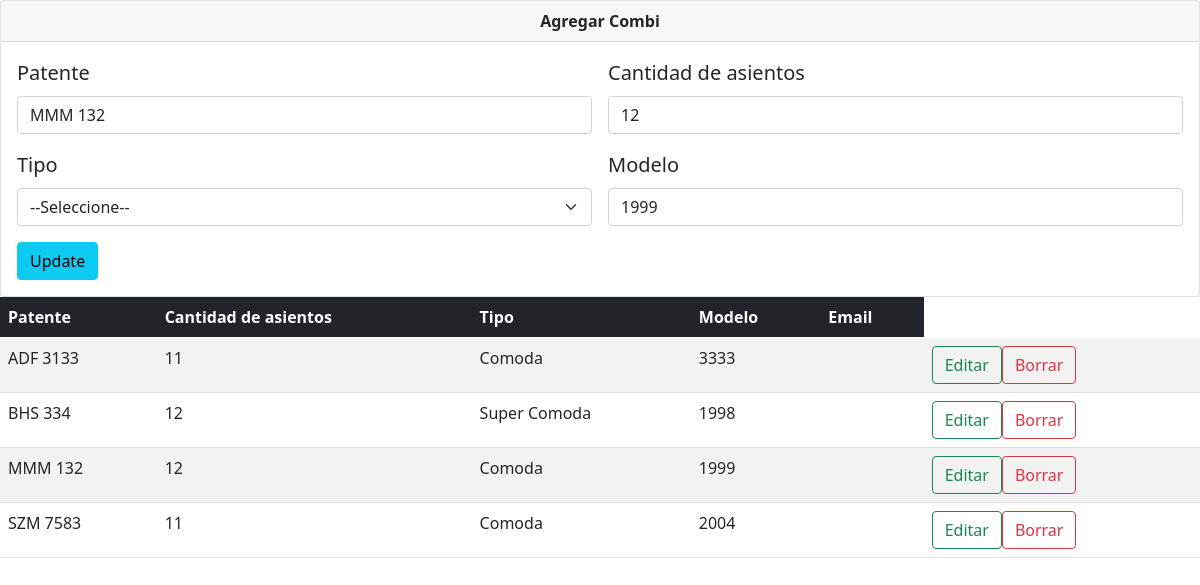
Page /vista_combis.php?edit=MMM 132 on the committed database.
### tables this page shows
CREATE TABLE `combis` (
  `patente` varchar(20) NOT NULL,
  `cantidad_asientos` int(100) NOT NULL,
  `tipo` varchar(20) NOT NULL,
  `modelo` varchar(30) NOT NULL,
  `email` varchar(30) NOT NULL,
  `activo` tinyint(1) NOT NULL DEFAULT 1
);

### php/acciones_combis.php (called while the page is built, shortened)
<?php
    $db = mysqli_connect('localhost', 'root', '','combi19') or die($db->error());
    if(isset($_GET['edit'])){
        $id = $_GET['edit'];
        $update = true;
        $sql = "SELECT * from combis WHERE activo=1 AND patente='$id'";
        $result = $db->query($sql) or die ($db->error());
        if($result->num_rows == 1){
            $row = $result->fetch_array();
            $patente = $row["patente"];
            $cantidad_asientos = $row["cantidad_asientos"];
            $modelo = $row["modelo"];
        }
    }

### vista_combis.php (the view, shortened to what this page needs)
<?php
    include 'php/acciones_combis.php';
    function getCombis(){
        $db = conectar();
        $sql = "SELECT * FROM `combis` WHERE activo = 1";
        $result = mysqli_query($db,$sql);
        $numRows = $result->num_rows;
        if ($numRows > 0) {
            while ($row = $result->fetch_assoc()) {
                $data[] = $row;
            }
            return $data;
        }
    }
?>
<!DOCTYPE html>
<html lang="en">
<head>
        <link href="https://cdn.jsdelivr.net/npm/bootstrap@5.0.0-beta3/dist/css/bootstrap.min.css" rel="stylesheet">
</head>
<body>
    <div class="card">
    <div class="card-header text-center">
        <strong>Agregar Combi</strong>
    </div>
    <div class="card-body">
        <blockquote class="blockquote mb-0">
            <form action ="php/acciones_combis.php" class="row g-3" method ="POST">
            <div class="col-md-6">
                <label for="inputEmail4" class="form-label">Patente</label>
                <input type="text" class="form-control" name="patente" placeholder="" value="<?php echo $patente?>" required="">
            </div>
            <div class="col-md-6">
                <label for="inputEmail4" class="form-label">Cantidad de asientos</label>
                <input type="number" class="form-control" name="cantidad_asientos" placeholder="" value="<?php echo $cantidad_asientos?>" required="" min=1 max=99>
            </div>
            <div class="col-md-6">
                <label for="inputZip" class="form-label">Tipo</label>
                <select name="tipo" class="form-select">
                    <option value="">--Seleccione--</option>
                </select>
            </div>
            <div class="col-md-6">
                <label for="inputZip" class="form-label">Modelo</label>
                <input type="text" class="form-control" name="modelo" placeholder="" value="<?php echo $modelo?>" required="">
            </div>
                <?php if($update == true){
                    echo "<div class='col-12'> <button type='submit'name='update' class='btn btn-info'>Update</button> </div>";
                    }else{
                    echo "<div class='col-12'> <button type='submit' name='submit' class='btn btn-primary'>Submit</button> </div>";
                    }
                ?>
            </form>
        </blockquote>
    </div>
    </div>
    <table class="table table-striped">
          <thead class="table-dark">
            <tr>
              <th scope="col">Patente</th>
              <th scope="col">Cantidad de asientos</th>
              <th scope="col">Tipo</th>
              <th scope="col">Modelo</th>
              <th scope="col">Email</th>
            </tr>
          </thead>
          <tbody>
            <?php
              $combis = getCombis();
              foreach ($combis as $value) {
                  $patente = $value['patente'];
                  echo
                  "<tr>".
                    "<td>". $value['patente'] . "</td>".
                    "<td>". $value['cantidad_asientos'] . "</td>".
                    "<td>". $value['tipo'] . "</td>".
                    "<td>". $value['modelo'] . "</td>".
                    "<td>". $value['email'] . "</td>".
                    "<td>".
                      "<a href='vista_combis.php?edit=$patente'class='btn btn btn-outline-success'>Editar</a>".
                      "<a href='php/acciones_combis.php?delete=$patente'class='btn btn-outline-danger ml-1'>Borrar</a>".
                    "</td>".
                  "</tr>";
              }
              ?>
          </tbody>
        </table>
</body>
</html>

### rows in the picture
combis: patente "MMM 132", cantidad_asientos "12", modelo "1999", tipo "Comoda"
combis: patente "ADF 3133", cantidad_asientos "11", tipo "Comoda", modelo "3333"
combis: patente "BHS 334", cantidad_asientos "12", tipo "Super Comoda", modelo "1998"
combis: patente "SZM 7583", cantidad_asientos "11", tipo "Comoda", modelo "2004"
